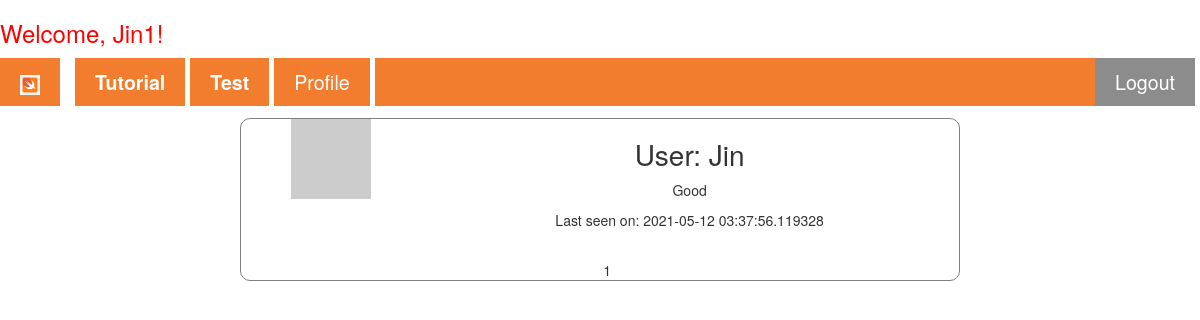
Before: /user/Jin (signed in) with the older database file.
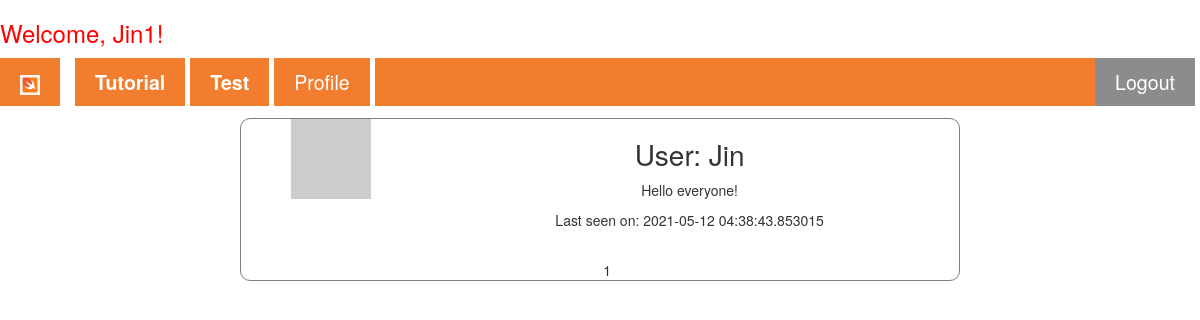
After: the same page with the newer database file.
### app/models.py (models this page shows, shortened)
class User(UserMixin, db.Model):
    id = db.Column(db.Integer, primary_key=True)
    username = db.Column(db.String(64), index=True, unique=True)
    email = db.Column(db.String(120), index=True, unique=True)
    password_hash = db.Column(db.String(128))
    about_me = db.Column(db.String(140))
    last_seen = db.Column(db.DateTime, default=datetime.utcnow)
    posts = db.relationship('Post', backref='author', lazy='dynamic')
    def avatar(self, size): # Add avatar to one user #
        digest = md5(self.email.lower().encode('utf-8')).hexdigest()
        return 'https://www.gravatar.com/avatar/{}?d=identicon&s={}'.format(
            digest, size)

### app/routes.py (the view)
@app.route('/user/<username>')
@login_required
def user(username):
    user = User.query.filter_by(username=username).first_or_404()
    return render_template('user.html', user=user)

### app/models.py (called while the page is built)
@login.user_loader
def load_user(id):
    return User.query.get(int(id))

### app/routes.py (called while the page is built)
@app.before_request
def before_request():
    if current_user.is_authenticated:
        current_user.last_seen = datetime.utcnow()
        db.session.commit()

### app/templates/user.html (shortened to what this page needs)
{% extends "base.html" %}
{% block articles %}
<div class="formcontainer">
  <table>
    <tr valign="top">
        <td><img src="{{ user.avatar(128) }}"></td>
        <td>
            <h1>User: {{ user.username }}</h1>
            {% if user.about_me %}<p>{{ user.about_me }}</p>{% endif %}
            {% if user.last_seen %}<p>Last seen on: {{ user.last_seen }}</p>{% endif %}
        </td>
    </tr>
  </table>
  <br>
  <table>
    <tr valign="top">
      <td>{{user.id}}</td>
    </tr>
  </table>
</div>
{% endblock %}

### app/templates/base.html (shortened to what this page needs)
<!DOCTYPE html>
<html lang="en">
<head>
    <link rel="stylesheet" href="https://maxcdn.bootstrapcdn.com/bootstrap/3.4.0/css/bootstrap.min.css"/>
    <link rel="stylesheet" href="{{ url_for('static', filename='nav_css.css')}}">
</head>
<body>
  {% if current_user.is_authenticated %}
  <h3 class="redp">Welcome, {{ current_user.username }}!</h3>
  {% endif %}
    <nav class="sticky">
        <ul class="ul_mainstyle">
            <li><a href="/"><img src="{{ url_for('static', filename='/Image/swift_icon.png')}}" alt="home icon"></a>
            </li>
            <li><a href="/Setup"><b>Tutorial</b></a></li>
            <li><a href="/Test"><b>Test</b></a></li>
            {% if not current_user.is_anonymous %}
            <li>
              <a href="{{ url_for('user', username=current_user.username) }}">Profile</a>
            </li>
            {% endif %}
            {% if current_user.is_anonymous %}
            <li class="loginbutton">
              <a href="{{ url_for('login') }}"><b>Login</b></a>
            </li>
            {% else %}
            <li class="loginbutton">
              <a href="{{ url_for('logout') }}">Logout</a>
            </li>
            {% endif %}
        </ul>
      </nav>
      {% block articles %}{% endblock %}
</body>
</html>

### app/static/nav_css.css (style rules this page uses)
html { font-family: Arial, Helvetica, sans-serif; line-height: 2; }
a { text-decoration: none; }
body { counter-reset: section; }
.formcontainer { text-align: center; }
.loginbutton { background-color: grey; color: white; float: right; }
nav ul.ul_mainstyle { margin: 1% 0 0 0; padding: 0; overflow: hidden; background-color: rgb(241, 112, 25); list-style-type: none; }
nav ul li { float: left; border-right: solid 5px white; }
li:first-of-type { border-right: solid 15px white; }
nav ul li a { display: block; color: white; text-align: center; text-decoration: none; padding: 10px 20px 10px; font-size: 140%; }
nav ul li img { height: 20px; width: auto; }
.sticky { position: sticky; top: 0; width: 100%; z-index: 10; opacity: 0.9; }
.redp { color: red; }
h1 { font-size: 200%; }
table { border-collapse: collapse; width: 100%; margin-left: 1%; }
.formcontainer { margin: auto; margin-top: 1%; width: 60%; border: 1px solid grey; padding: 70 50 50 50; text-align: center; border-radius: 10px; }

Changed rows visible on the page:
changed User "Jin": about_me "Good" → "Hello everyone!"; last_seen "2021-05-12 03:37:56.119328" → "2021-05-12 04:38:43.853015"
